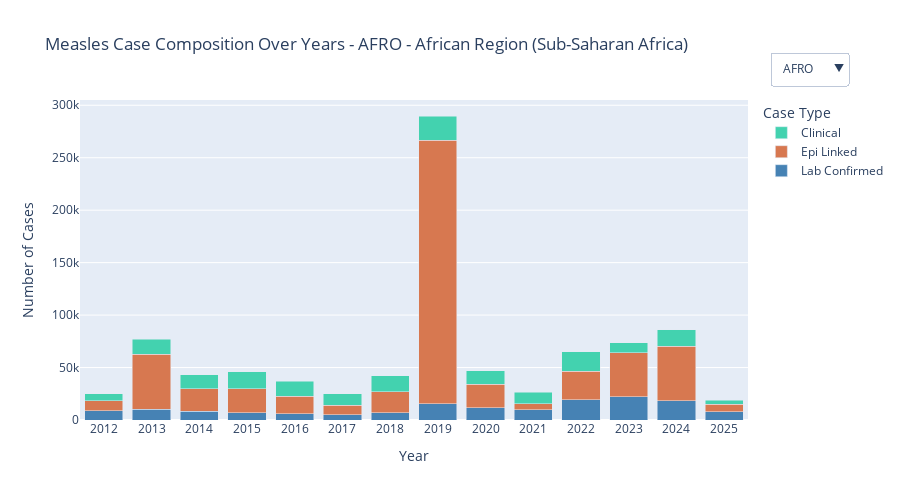

Notebook cell for this chart:
### Markdown cell above
As there is a lot information when we see case compositions across each region over the years, an interactive plot using Plotly has been employed for better visualisation and interpretation of the results.

### Code cell
# Group the data by region, year, and case composition
grouped = cases_year.groupby(["region", "year"])[
    ["measles_lab_confirmed", "measles_epi_linked", "measles_clinical"]].sum().reset_index()

# Define regions and their full names for interpretation
regions = grouped["region"].unique()

region_full_names = {
    "AFRO": "AFRO - African Region (Sub-Saharan Africa)",
    "AMRO": "AMRO - Region of the Americas (North, Central & South America)",
    "EMRO": "EMRO - Eastern Mediterranean Region (Middle East, North Africa, parts of South Asia)",
    "EURO": "EURO - European Region (Europe and parts of Central Asia)",
    "SEARO": "SEARO - South-East Asia Region (India, Indonesia, Thailand, etc.)",
    "WPRO": "WPRO - Western Pacific Region (China, Australia, Japan, Philippines, etc.)"
}

# Create one figure
fig = go.Figure()

# # Add traces for the first region only
first_region = regions[0]
df_r = grouped[grouped["region"] == first_region]

fig.add_trace(go.Bar(name="Lab Confirmed", x=df_r["year"], y=df_r["measles_lab_confirmed"], marker_color="steelblue"))
fig.add_trace(go.Bar(name="Epi Linked", x=df_r["year"], y=df_r["measles_epi_linked"], marker_color="#d77850"))
fig.add_trace(go.Bar(name="Clinical", x=df_r["year"], y=df_r["measles_clinical"], marker_color="#43D2AF"))

# Make it stacked
fig.update_layout(barmode="stack")

# Add dropdown buttons for each region
dropdown_buttons = []

# for region in regions:
for i, region in enumerate(regions):
    df_region = grouped[grouped["region"] == region]
    visibility = [False] * (3 * len(regions))  # 3 traces per region
    i = list(regions).index(region)
    visibility[i*3:i*3+3] = [True, True, True]

    dropdown_buttons.append(dict(
        label=region,
        method="update",
        args=[{"y": [
                    df_region["measles_lab_confirmed"],
                    df_region["measles_epi_linked"],
                    df_region["measles_clinical"]
                ],
               "x": [df_region["year"]] * 3,
               "visible": [True] * 3
              },
              {"title": f"Measles Case Composition Over Years - {region}"}
        ]
    ))

# Final layout update
fig.update_layout(
    updatemenus=[dict(
        active=0,
        buttons=dropdown_buttons,
        direction="down",
        x=1.15,
        y=1.15
    )],
    title=f"Measles Case Composition Over Years - {region_full_names[first_region]}",
    xaxis_title="Year",
    yaxis_title="Number of Cases",
    legend_title="Case Type",
    height=500,
    xaxis=dict(
        tickmode='linear',
        tick0=grouped["year"].min(),
        dtick=1
    )
)

# Display the interactive plot
fig.show()

# Save the plot as an html file
fig.write_html("measles_cases_region.html")

### Figure 1 — Plotly figure (JSON) as saved in the notebook; plotly's stock layout.template omitted (floating-point values rounded to 4 significant figures)
{"data": [{"marker": {"color": "steelblue"}, "name": "Lab Confirmed", "type": "bar", "x": [2012, 2013, 2014, 2015, 2016, 2017, 2018, 2019, 2020, 2021, 2022, 2023, 2024, 2025], "y": [8712, 10352, 8247, 6949, 5823, 4999, 6972, 15714, 11734, 10013, 19125, 22101, 18432, 8074]}, {"marker": {"color": "#d77850"}, "name": "Epi Linked", "type": "bar", "x": [2012, 2013, 2014, 2015, 2016, 2017, 2018, 2019, 2020, 2021, 2022, 2023, 2024, 2025], "y": [9658, 52446, 21410, 22793, 17006, 8836, 19830, 250904, 22273, 5647, 27459, 42099, 51811, 6946]}, {"marker": {"color": "#43D2AF"}, "name": "Clinical", "type": "bar", "x": [2012, 2013, 2014, 2015, 2016, 2017, 2018, 2019, 2020, 2021, 2022, 2023, 2024, 2025], "y": [6421, 14275, 13300, 16361, 13924, 11010, 15365, 23148, 12740, 10832, 18338, 9243, 15884, 3812]}], "layout": {"barmode": "stack", "height": 500, "legend": {"title": {"text": "Case Type"}}, "title": {"text": "Measles Case Composition Over Years - AFRO - African Region (Sub-Saharan Africa)"}, "updatemenus": [{"active": 0, "buttons": [{"args": [{"visible": [true, true, true], "x": [[2012, 2013, 2014, 2015, 2016, 2017, 2018, 2019, 2020, 2021, 2022, 2023, 2024, 2025], [2012, 2013, 2014, 2015, 2016, 2017, 2018, 2019, 2020, 2021, 2022, 2023, 2024, 2025], [2012, 2013, 2014, 2015, 2016, 2017, 2018, 2019, 2020, 2021, 2022, 2023, 2024, 2025]], "y": [[8712, 10352, 8247, 6949, 5823, 4999, 6972, 15714, 11734, 10013, 19125, 22101, 18432, 8074], [9658, 52446, 21410, 22793, 17006, 8836, 19830, 250904, 22273, 5647, 27459, 42099, 51811, 6946], [6421, 14275, 13300, 16361, 13924, 11010, 15365, 23148, 12740, 10832, 18338, 9243, 15884, 3812]]}, {"title": "Measles Case Composition Over Years - AFRO"}], "label": "AFRO", "method": "update"}, {"args": [{"visible": [true, true, true], "x": [[2014, 2015, 2016, 2017, 2018, 2019, 2020, 2021, 2022, 2023, 2024, 2025], [2014, 2015, 2016, 2017, 2018, 2019, 2020, 2021, 2022, 2023, 2024, 2025], [2014, 2015, 2016, 2017, 2018, 2019, 2020, 2021, 2022, 2023, 2024, 2025]], "y": [[1796, 425, 103, 875, 16791, 23238, 8688, 712, 169, 73, 408, 4247], [0, 0, 0, 0, 0, 22, 14, 0, 0, 0, 53, 1092], [0, 0, 0, 1, 0, 19, 6, 0, 0, 0, 0, 1]]}, {"title": "Measles Case Composition Over Years - AMRO"}], "label": "AMRO", "method": "update"}, {"args": [{"visible": [true, true, true], "x": [[2012, 2013, 2014, 2015, 2016, 2017, 2018, 2019, 2020, 2021, 2022, 2023, 2024, 2025], [2012, 2013, 2014, 2015, 2016, 2017, 2018, 2019, 2020, 2021, 2022, 2023, 2024, 2025], [2012, 2013, 2014, 2015, 2016, 2017, 2018, 2019, 2020, 2021, 2022, 2023, 2024, 2025]], "y": [[15090, 13213, 6232, 8935, 5216, 10155, 12647, 8334, 2749, 11532, 13942, 29382, 38238, 13067], [8351, 2549, 2141, 4559, 1026, 692, 16458, 6195, 326, 475, 4167, 10635, 6207, 2377], [1973, 1293, 1200, 643, 204, 25285, 38615, 16174, 6754, 12322, 39356, 50838, 52179, 15608]]}, {"title": "Measles Case Composition Over Years - EMRO"}], "label": "EMRO", "method": "update"}, {"args": [{"visible": [true, true, true], "x": [[2012, 2013, 2014, 2015, 2016, 2017, 2018, 2019, 2020, 2021, 2022, 2023, 2024, 2025], [2012, 2013, 2014, 2015, 2016, 2017, 2018, 2019, 2020, 2021, 2022, 2023, 2024, 2025], [2012, 2013, 2014, 2015, 2016, 2017, 2018, 2019, 2020, 2021, 2022, 2023, 2024, 2025]], "y": [[11776, 18841, 8044, 7149, 3526, 14736, 31930, 37310, 5926, 110, 770, 41344, 85467, 11118], [3497, 4017, 1178, 1062, 1239, 6637, 5357, 8971, 1684, 1, 61, 10061, 20134, 3998], [12384, 9921, 6848, 20133, 366, 4439, 51009, 58161, 4583, 39, 70, 9539, 21823, 3435]]}, {"title": "Measles Case Composition Over Years - EURO"}], "label": "EURO", "method": "update"}, {"args": [{"visible": [true, true, true], "x": [[2012, 2013, 2014, 2015, 2016, 2017, 2018, 2019, 2020, 2021, 2022, 2023, 2024, 2025], [2012, 2013, 2014, 2015, 2016, 2017, 2018, 2019, 2020, 2021, 2022, 2023, 2024, 2025], [2012, 2013, 2014, 2015, 2016, 2017, 2018, 2019, 2020, 2021, 2022, 2023, 2024, 2025]], "y": [[2702, 2822, 2966, 2417, 2223, 5498, 11712, 17252, 4888, 2202, 18387, 47653, 17632, 4401], [4687, 2020, 27808, 21745, 14160, 14704, 14809, 6190, 1807, 510, 22394, 24234, 6952, 1785], [16596, 11962, 62106, 66279, 57538, 49242, 4565, 5697, 3355, 4028, 8711, 18945, 12303, 4670]]}, {"title": "Measles Case Composition Over Years - SEARO"}], "label": "SEARO", "method": "update"}, {"args": [{"visible": [true, true, true], "x": [[2012, 2013, 2014, 2015, 2016, 2017, 2018, 2019, 2020, 2021, 2022, 2023, 2024, 2025], [2012, 2013, 2014, 2015, 2016, 2017, 2018, 2019, 2020, 2021, 2022, 2023, 2024, 2025], [2012, 2013, 2014, 2015, 2016, 2017, 2018, 2019, 2020, 2021, 2022, 2023, 2024, 2025]], "y": [[8639, 31043, 74154, 44778, 29273, 7650, 10087, 16355, 2914, 643, 750, 3062, 7564, 3148], [120, 1257, 13184, 608, 678, 481, 1823, 3760, 244, 1, 1, 187, 673, 93], [1942, 2515, 40274, 22638, 27710, 2950, 18187, 43957, 3155, 552, 640, 2493, 3774, 981]]}, {"title": "Measles Case Composition Over Years - WPRO"}], "label": "WPRO", "method": "update"}], "direction": "down", "x": 1.15, "y": 1.15}], "xaxis": {"dtick": 1, "tick0": 2012, "tickmode": "linear", "title": {"text": "Year"}}, "yaxis": {"title": {"text": "Number of Cases"}}}}
